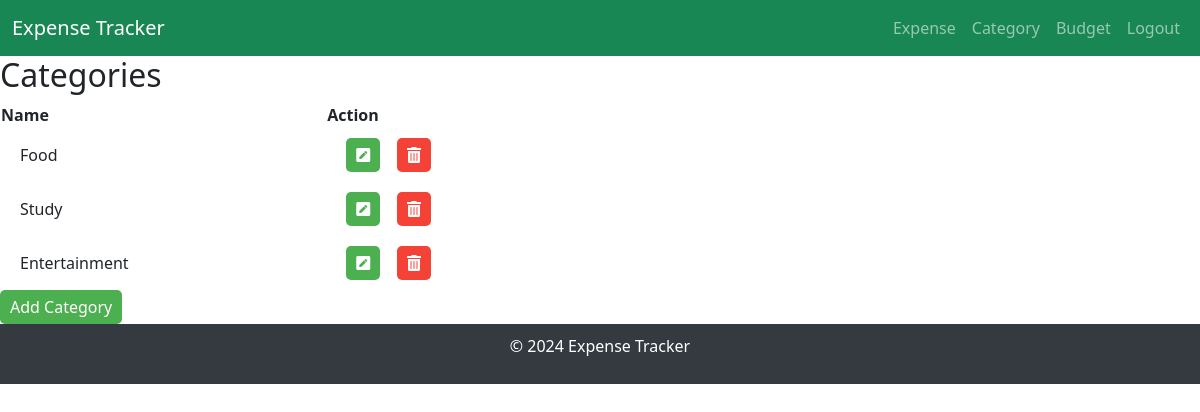
The page /expense/showcategory (signed in) on the database its author committed.
### expense/models.py (models this page shows, shortened)
class Category(models.Model):
    name = models.CharField(max_length=100)

### expense/views.py (the view)
# urls.py: path('showcategory', views.category_list, name='category_list'),
@login_required
def category_list(request):
    categories = Category.objects.all()
    return render(request, 'expense/category_list.html', {
        'categories': categories
    })

### expense/templates/expense/category_list.html (shortened to what this page needs)
{% extends 'layout.html' %}
{% block content %}
  <h2>Categories</h2>
  <table>
    <thead>
      <tr>
        <th>Name</th>
        <th>Action</th>
      </tr>
    </thead>
    <tbody>
      {% for category in categories %}
        <tr>
          <td>{{ category.name }}</td>
          <td>
            <a href="/updatecategory/{{category.id}}" class="btn btn-primary">
                <i class="fas fa-pen-square"></i>
            </a>
            <a href="/deletecategory/{{category.id}}" class="btn btn-danger" onclick="return confirm('Are you sure you want to delete this category?')">
                <i class="fas fa-trash-alt"></i>
            </a>
        </td>
        </tr>
      {% endfor %}
    </tbody>
  </table>
  <a href="{% url 'add_category' %}" class="btn btn-primary">Add Category</a>
{% endblock %}

### expense/templates/layout.html (style rules this page uses)
table { width: 50%; border-spacing: 0 10px; }
table td { padding: 10px 20px; border: none; }
.btn-primary { background-color: #4CAF50; color: white; border: none; padding: 5px 10px; border-radius: 5px; cursor: pointer; text-decoration: none; }
.btn-danger { background-color: #f44336; color: white; border: none; padding: 5px 10px; border-radius: 5px; cursor: pointer; text-decoration: none; }

### rows shown on the page
Category: name "Food"
Category: name "Study"
Category: name "Entertainment"
